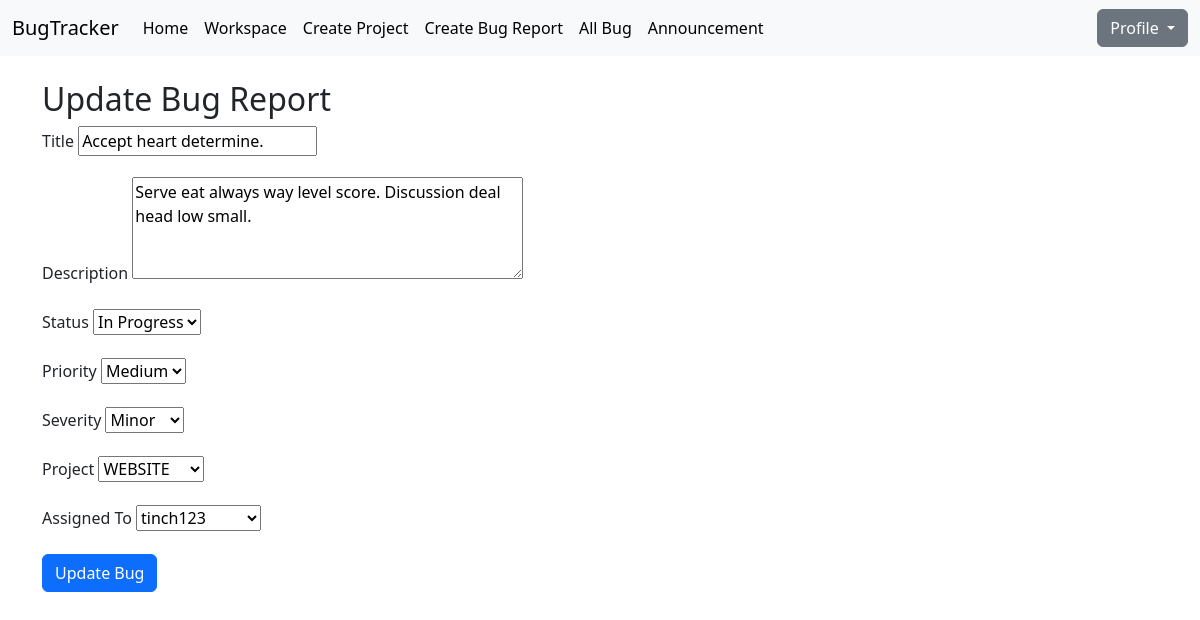
/bugs/27/update/ (signed in), run on the app's committed database.
### myapp/models.py (models this page shows, shortened)
class Bug(models.Model):
    title = models.CharField(max_length=255)
    description = models.TextField()
    status = models.CharField(max_length=50, choices=[
        ('new', 'New'),
        ('assigned', 'Assigned'),
        ('in_progress', 'In Progress'),
        ('resolved', 'Resolved'),
        ('closed', 'Closed'),
        ('reopened', 'Reopened'),
    ], default='new')
    priority = models.CharField(max_length=50, choices=[
        ('low', 'Low'),
        ('medium', 'Medium'),
        ('high', 'High'),
        ('critical', 'Critical'),
    ], default='medium')
    severity = models.CharField(max_length=50, choices=[
        ('trivial', 'Trivial'),
        ('minor', 'Minor'),
        ('major', 'Major'),
        ('blocker', 'Blocker'),
    ], default='minor')
    project = models.ForeignKey(Project, on_delete=models.CASCADE, related_name="bugs")
    reported_by = models.ForeignKey(User, on_delete=models.SET_NULL, null=True, related_name="reported_bugs")
    assigned_to = models.ForeignKey(User, on_delete=models.SET_NULL, null=True, blank=True,
                                    related_name="assigned_bugs")
    created_at = models.DateTimeField(auto_now_add=True)
    updated_at = models.DateTimeField(auto_now=True)

### myapp/views.py (the view, shortened to what this page needs)
# urls.py: path('bugs/<int:pk>/update/', BugUpdateView.as_view(), name='bug_update'),
class BugUpdateView(UpdateView):
    model = Bug
    form_class = BugForm
    template_name = 'myapp/bug_update.html'
    context_object_name = 'bug'
    def get_queryset(self):
        queryset = super().get_queryset()
        user = self.request.user
        if not user.is_superuser:
            queryset = queryset.filter(reported_by=user) | queryset.filter(assigned_to=user)
        return queryset
    def get_initial(self):
        initial = super().get_initial()
        bug = self.get_object()
        return initial

### myapp/forms.py
class BugForm(forms.ModelForm):
    class Meta:
        model = Bug
        fields = ['title', 'description', 'status', 'priority', 'severity', 'project', 'assigned_to']
        widgets = {
            'description': forms.Textarea(attrs={'rows': 4}),
        }

### myapp/models.py (called while the page is built)
    def __str__(self):
        return self.name

### myapp/templates/myapp/bug_update.html (shortened to what this page needs)
{% extends 'myapp/base.html' %}
{% block content %}
    {% include 'myapp/navbar.html' %}
    <div class="container py-4">
        <h2>Update Bug Report</h2>
        <form method="post" id="update-bug-form">
            <div class="mb-3">
                <label for="id_title" class="form-label">Title</label>
                {{ form.title }}
            </div>
            <div class="mb-3">
                <label for="id_description" class="form-label">Description</label>
                {{ form.description }}
            </div>
            <div class="mb-3">
                <label for="id_status" class="form-label">Status</label>
                {{ form.status }}
            </div>
            <div class="mb-3">
                <label for="id_priority" class="form-label">Priority</label>
                {{ form.priority }}
            </div>
            <div class="mb-3">
                <label for="id_severity" class="form-label">Severity</label>
                {{ form.severity }}
            </div>
            <div class="mb-3">
                <label for="id_project" class="form-label">Project</label>
                {{ form.project }}
            </div>
            <div class="mb-3">
                <label for="id_assigned_to" class="form-label">Assigned To</label>
                {{ form.assigned_to }}
            </div>
            <button type="button" class="btn btn-primary" data-bs-toggle="modal" data-bs-target="#confirmUpdateModal">
                Update Bug
            </button>
        </form>
    </div>
{% endblock %}

### data on the page
Bug: title "Accept heart determine.", description "Serve eat always way level score. Discussion deal head low small.", status "In Progress", priority "Medium", severity "Minor", project "WEBSITE", assigned_to "tinch123"
